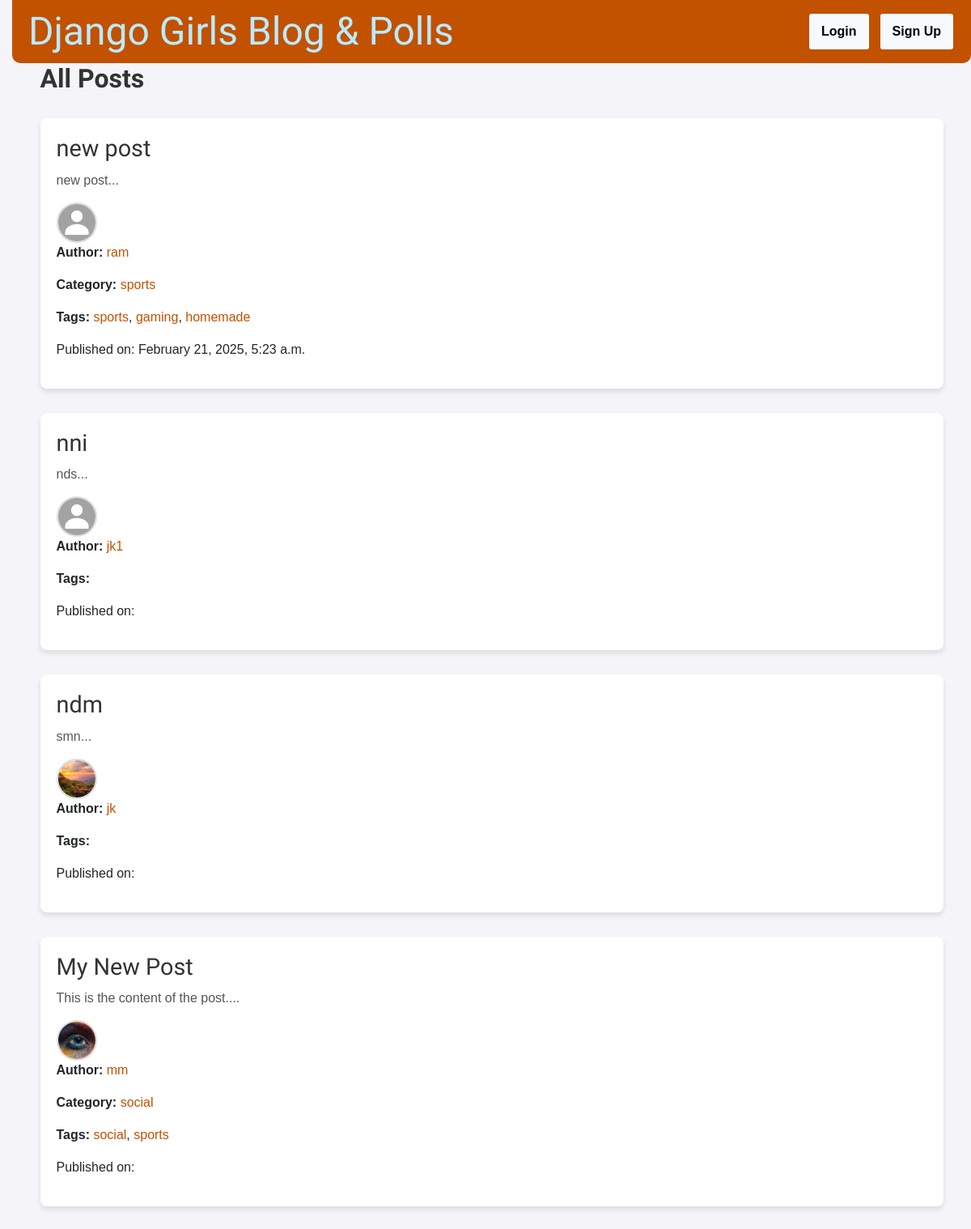
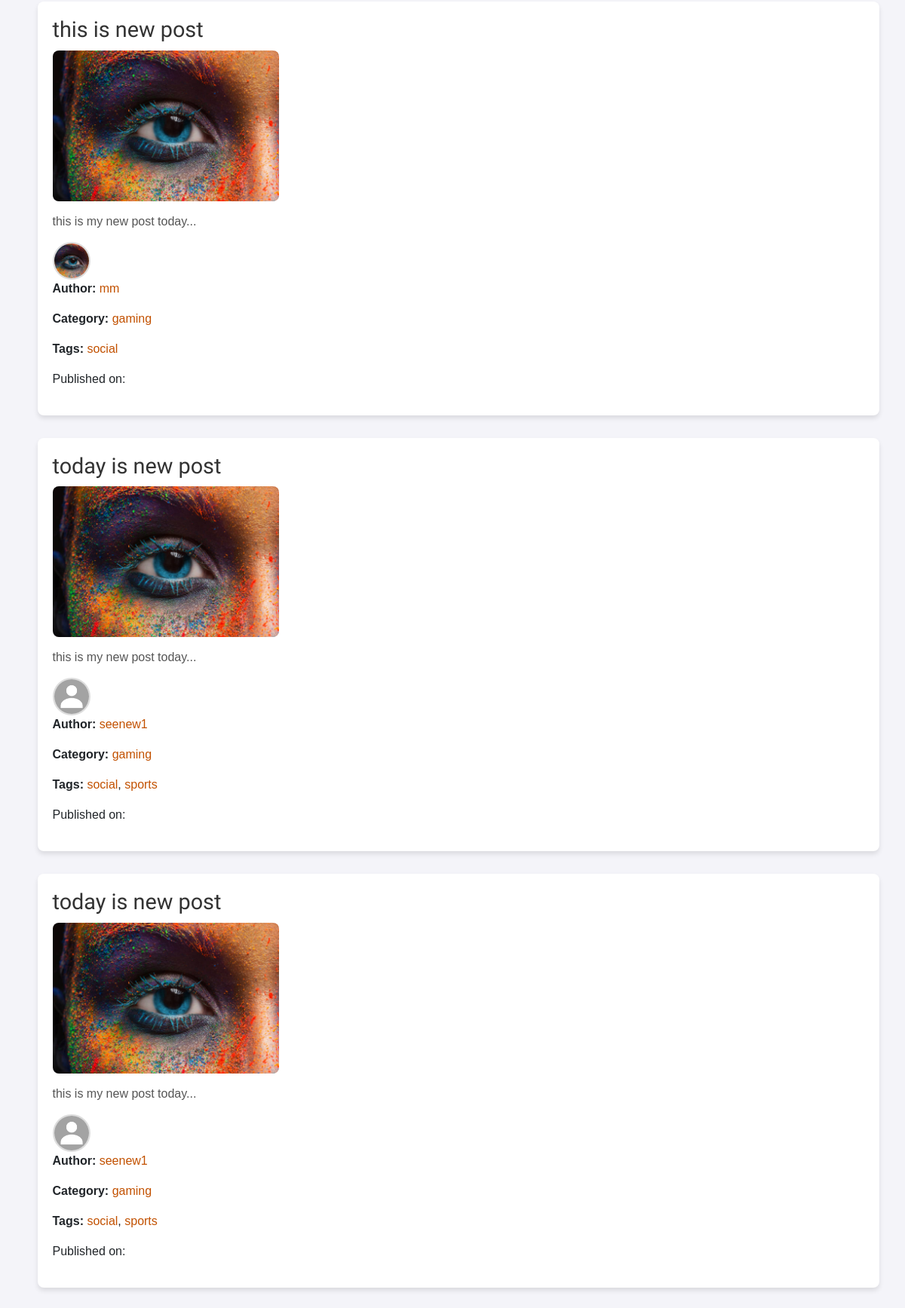
The page / (upper part) on the database its author committed (2 pictures, top to bottom).
### blog/models.py (models this page shows, shortened)
class Post(models.Model):
    author = models.ForeignKey(settings.AUTH_USER_MODEL, on_delete=models.CASCADE)
    title = models.CharField(max_length=200)
    text = models.TextField()
    created_date = models.DateTimeField(default=timezone.now)
    published_date = models.DateTimeField(blank=True, null=True)
    category = models.ForeignKey(Category, on_delete=models.SET_NULL, null=True, blank=True)
    tags = models.ManyToManyField(Tag, related_name='posts', blank=True)
    slug = AutoSlugField(populate_from='title', unique=True)
    featured_image = models.ImageField(upload_to='featured_images/', blank=True, null=True)
    thumbnail_image = models.ImageField(upload_to='thumbnail_images/', blank=True, null=True)

class CustomUser(AbstractUser):
    objects = CustomUserManager()
    bio = models.TextField(blank=True, null=True)
    profile_picture = models.ImageField(upload_to='profile_pictures/', blank=True, null=True)

class Category(models.Model):
    name = models.CharField(max_length=100)
    slug = AutoSlugField(populate_from='name', unique=True)

class Tag(models.Model):
    name = models.CharField(max_length=100, unique=True)
    slug = AutoSlugField(populate_from='name', unique=True)  # Slug field

### blog/views.py (the view)
# urls.py: path('', views.post_list, name='post_list'),
def post_list(request):
    posts = Post.objects.all()  # Start with all posts
    categories = Category.objects.all()  # Get all categories for filter
    tags = Tag.objects.all()  # Get all tags for filter
    category_slug = request.GET.get('category')
    if category_slug:
        posts = posts.filter(category__slug=category_slug)  # Filter by category slug
    tag_slug = request.GET.get('tag')
    if tag_slug:
        posts = posts.filter(tags__slug=tag_slug)  # Filter by tag slug
    author_username = request.GET.get('author')
    if author_username:
        posts = posts.filter(author__username=author_username)  # Filter by author username
    date = request.GET.get('date')
    if date:
        try:
            date_obj = datetime.strptime(date, "%Y-%m-%d").date()
            posts = posts.filter(published_date__date=date_obj)  # Filter by date
        except ValueError:
            raise Http404("Invalid date format. Please use YYYY-MM-DD.")
    paginator = Paginator(posts, 10)  # Show 10 posts per page
    page_number = request.GET.get('page')
    page_obj = paginator.get_page(page_number)
    return render(request, 'blog/post_list.html', {
        'posts': page_obj,
        'categories': categories,
        'tags': tags
    })

### blog/templates/blog/post_list.html (shortened to what this page needs)
{% extends 'blog/base.html' %}
{% load static %}
{% block content %}
    <h1 class="page-title">All Posts</h1>
    <div class="posts-list">
        {% for post in posts %}
            <article class="post">
                <h2 class="post-title">
                    <a href="{% url 'blog:post_detail' slug=post.slug %}">{{ post.title }}</a>
                </h2>
                {% if post.thumbnail_image %}
                    <img class="post-thumbnail" src="{{ post.thumbnail_image.url }}" alt="{{ post.title }}">
                {% endif %}
                <p class="post-summary">{{ post.text|slice:":200" }}...</p>
                <div class="author-info">
                    {% if post.author.profile_picture %}
                        <img src="{{ post.author.profile_picture.url }}" alt="{{ post.author.username }}" class="profile-img rounded-circle" style="width: 50px; height: 50px;">
                    {% else %}
                        <img src="{% static 'blog/icons/default_profile.jpg' %}" alt="{{ post.author.username }}" class="profile-img rounded-circle" style="width: 50px; height: 50px;">
                    {% endif %}
                </div>
                <div class="post-meta">
                    <p class="post-author">
                        <strong>Author: </strong><a href="{% url 'blog:author_filter' author_username=post.author.username %}">{{ post.author.username }}</a>
                    </p>
                    {% if post.category %}
                        <p><strong>Category:</strong> <a href="?category={{ post.category.slug }}">{{ post.category.name }}</a></p>
                    {% endif %}
                    {% if post.tags %}
                        <p><strong>Tags:</strong>
                            {% for tag in post.tags.all %}
                                <a href="?tag={{ tag.slug }}">{{ tag.name }}</a>{% if not forloop.last %}, {% endif %}
                            {% endfor %}
                        </p>
                    {% endif %}
                </div>
                <p class="post-date">
                    Published on: {{ post.published_date|date:"F j, Y, g:i a" }}
                </p>
            </article>
        {% endfor %}
    </div>
{% endblock %}

### blog/static/blog.css (style rules this page uses)
body { font-family: Arial, sans-serif; background-color: #f4f4f9; margin: 0; padding-left: 15px; justify-content: center; align-items: center; height: 100vh; }
h1, h2, h3, h4 { font-family: 'Lobster', cursive; color: #333333; }
a { color: #C25100; text-decoration: none; }
.page-title { font-size: 2rem; font-weight: bold; color: #333; margin-bottom: 30px; }
.posts-list { display: flex; flex-direction: column; gap: 30px; }
.post { background-color: #fff; border-radius: 8px; padding: 20px; box-shadow: 0 4px 6px rgba(0, 0, 0, 0.1); }
.post-title { font-size: 1.8rem; color: #000000; margin-bottom: 10px; }
.post-title a { text-decoration: none; color: #333; }
.post-thumbnail { width: 300px; height: auto; border-radius: 8px; margin-bottom: 15px; }
.post-summary { font-size: 1rem; color: #555; margin-bottom: 15px; }
.author-info { display: flex; align-items: center; gap: 15px; }
.profile-img { width: 80px; height: 80px; object-fit: cover; border: 2px solid #ddd; }

### rows shown on the page
Post: title "new post", text "new post", author.username "ram", category.name "sports", published_date "February 21, 2025, 5:23 a.m."
Tag: name "sports"
Tag: name "gaming"
Tag: name "homemade"
Post: title "nni", text "nds", author.username "jk1", shows "Tags:"
Post: title "ndm", text "smn", author.profile_picture (picture), author.username "jk", shows "Tags:"
Post: title "My New Post", text "This is the content of the post.", author.profile_picture (picture), author.username "mm", category.name "social"
Tag: name "social"
Post: title "this is new post", thumbnail_image (picture), text "this is my new post today", author.profile_picture (picture), author.username "mm", category.name "gaming"
Post: title "today is new post", thumbnail_image (picture), text "this is my new post today", author.username "seenew1", category.name "gaming"
Post: title "today is new post", thumbnail_image (picture), text "this is my new post today", author.username "seenew1", category.name "gaming"
